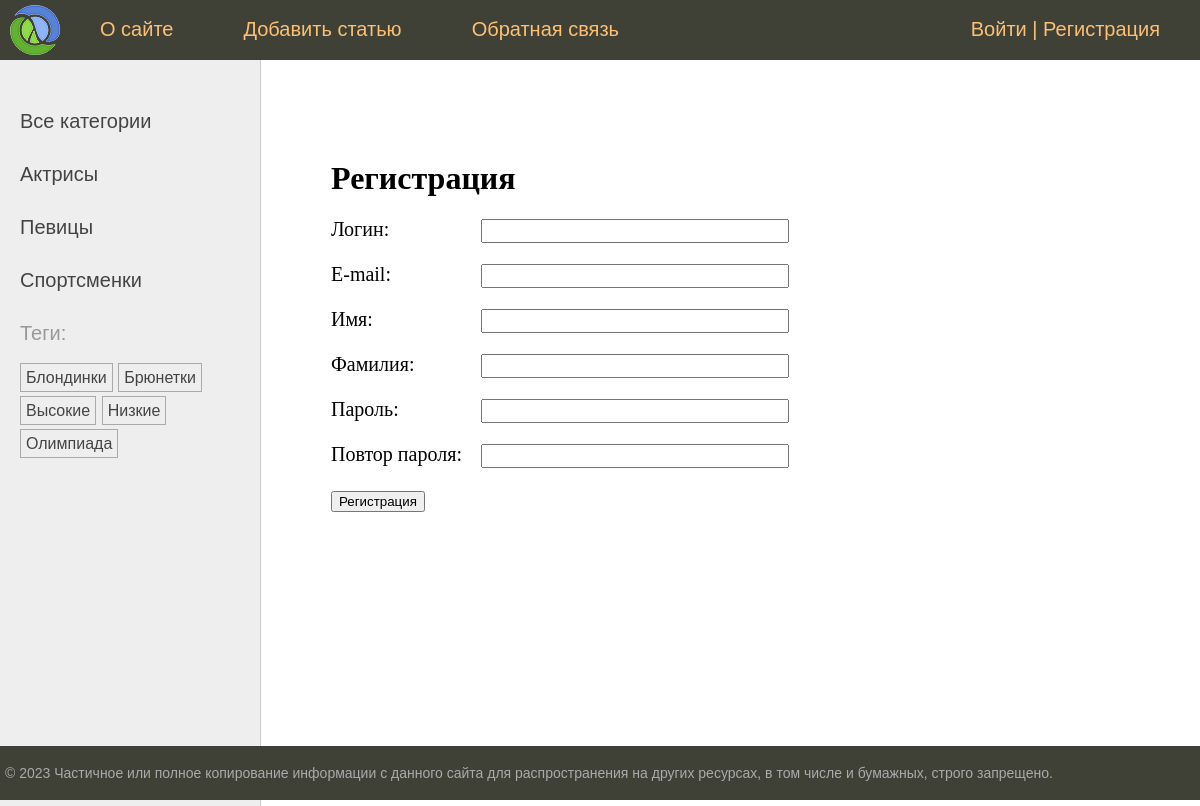
The page /users/register/ on the database its author committed.
### women/models.py (models this page shows, shortened)
class Category(models.Model):
    name = models.CharField(max_length=100, db_index=True, verbose_name="Категория")
    slug = models.SlugField(max_length=255, unique=True, db_index=True)
    class Meta:
        verbose_name = "Категория"
        verbose_name_plural = "Категории"
    def get_absolute_url(self):
        return reverse("category", kwargs={"cat_slug": self.slug})

class TagPost(models.Model):
    tag = models.CharField(max_length=100, db_index=True)
    slug = models.SlugField(max_length=255, db_index=True, unique=True)
    def get_absolute_url(self):
        return reverse("tag", kwargs={"tag_slug": self.slug})

### users/views.py (the view)
# urls.py: path('register/', views.RegisterUser.as_view(), name='register'),
class RegisterUser(CreateView):
    form_class = RegisterUserForm
    template_name = "users/register.html"
    extra_context = {"title": "Регистрация"}
    success_url = reverse_lazy("users:login")

### users/forms.py (shortened to what this page needs)
class RegisterUserForm(UserCreationForm):
    username = forms.CharField(
        label="Логин", widget=forms.TextInput(attrs={"class": "form-input"})
    )
    password1 = forms.CharField(
        label="Пароль",
        widget=forms.PasswordInput(attrs={"class": "form-input"}),
    )
    password2 = forms.CharField(
        label="Повтор пароля",
        widget=forms.PasswordInput(attrs={"class": "form-input"}),
    )
    class Meta:
        model = get_user_model()
        fields = [
            "username",
            "email",
            "first_name",
            "last_name",
            "password1",
            "password2",
        ]
        labels = {
            "email": "E-mail",
            "first_name": "Имя",
            "last_name": "Фамилия",
        }
        widgets = {
            "email": forms.TextInput(attrs={"class": "form-input"}),
            "first_name": forms.TextInput(attrs={"class": "form-input"}),
            "last_name": forms.TextInput(attrs={"class": "form-input"}),
        }

### users/context_processors.py (called while the page is built)
def get_women_context(request):
    return {"mainmenu": menu}

### women/templatetags/women_tags.py (called while the page is built)
@register.inclusion_tag("women/list_tags.html")
def show_all_tags():
    return {
        "tags": TagPost.objects.annotate(total=Count("tags")).filter(
            total__gt=0
        )
    }

@register.inclusion_tag("women/list_categories.html")
def show_categories(cat_selected_id=0):
    cats = Category.objects.annotate(total=Count("posts")).filter(total__gt=0)
    return {"cats": cats, "cat_selected": cat_selected_id}

### users/templates/users/register.html (shortened to what this page needs)
{% extends 'base.html' %}
{% block content %}
    <h1>Регистрация</h1>
    <form method="post">
        {% for f in form %}
            <p><label class="form-label" for="{{ f.id_for_label }}">{{ f.label }}: </label>{{ f }}</p>
        {% endfor %}
        <p>
            <button type="submit">Регистрация</button>
        </p>
    </form>
{% endblock %}

### women/templates/women/list_categories.html
{% for cat in cats %}
    {% if cat.id == cat_selected %}
        <li class="selected">{{ cat.name }}</li>
    {% else %}
        <li><a href="{{ cat.get_absolute_url }}">{{ cat.name }}</a></li>
    {% endif %}
{% endfor %}

### women/templates/women/list_tags.html
{% if tags %}
    Теги:</p>
    <ul class="tags-list">
        {% for t in tags %}
            <li><a href="{{ t.get_absolute_url }}">{{ t.tag }}</a></li>
        {% endfor %}
    </ul>
{% endif %}

### women/static/women/css/styles.css (style rules this page uses)
html, body { font-family: 'Arial'; margin: 0; padding: 0; height: 100%; width: 100%; color: #444; }
a { color: #0059b2; text-decoration: none; }
.left-chapters ul { width: 230px; margin: 0; padding: 20px 10px 10px 20px; list-style: none; font-size: 20px; }
.left-chapters ul li { margin: 30px 0 0 0; color: #999; }
.left-chapters ul li a { color: #444; text-decoration: none; }
ul.tags-list { width: 100%; margin: 0; padding: 0; list-style: none; }
ul.tags-list li { margin: 0; padding: 0 0 10px; display: inline-block; }
ul.tags-list li a { padding: 5px; font-size: 16px; border: 1px solid #aaa; }
.content-text h1 { font-size: 32px; }
.form-input { width: 300px; font-size: 16px; }
.form-label { display: inline-block; min-width: 150px; vertical-align: top; }

### rows shown on the page
Category: name "Актрисы"
Category: name "Певицы"
Category: name "Спортсменки"
TagPost: tag "Блондинки"
TagPost: tag "Брюнетки"
TagPost: tag "Высокие"
TagPost: tag "Низкие"
TagPost: tag "Олимпиада"

### other values the page prints
{{ m.title }} "О сайте" "Добавить статью" "Обратная связь"
{{ f.label }} "Логин" "E-mail" "Имя" "Фамилия" "Пароль" "Повтор пароля"
